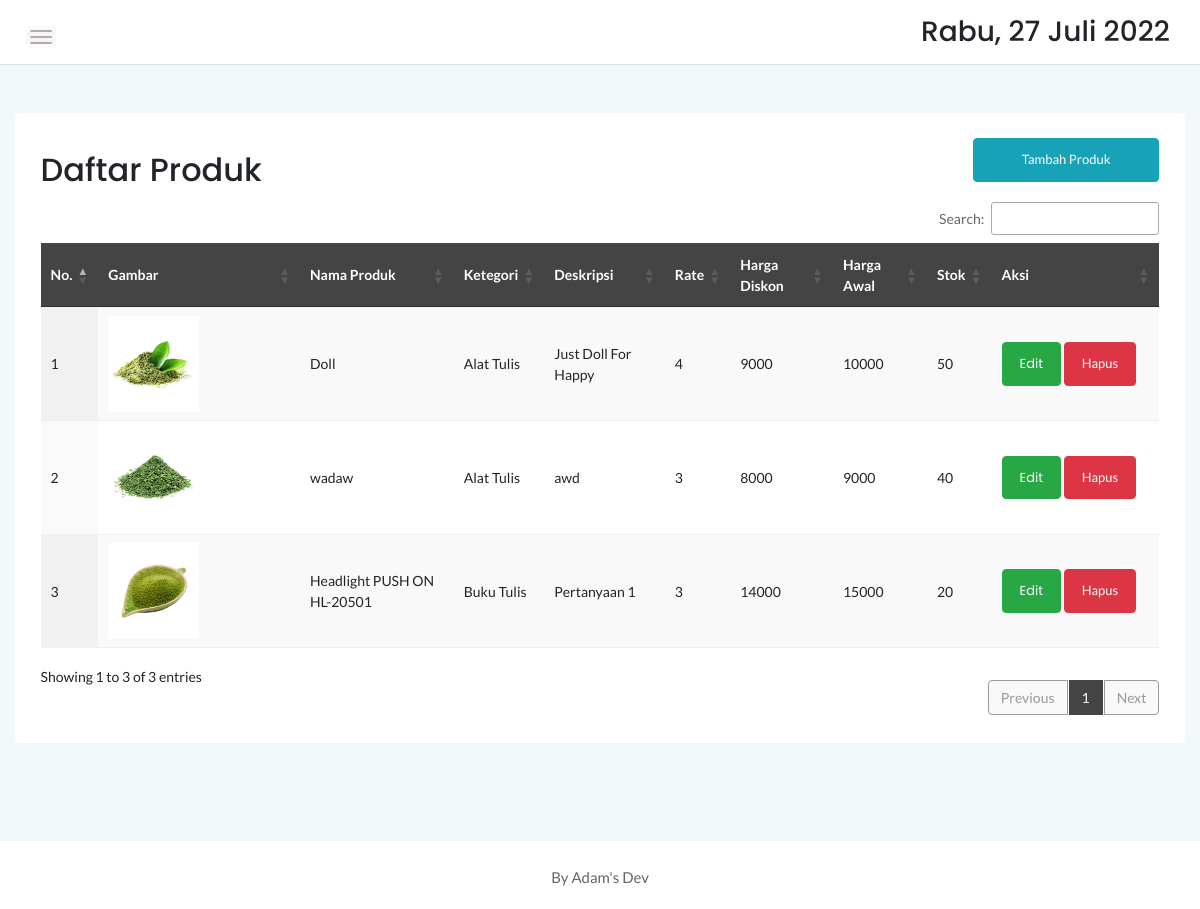
The app's page /admin/produk.php with its own data.
### tables this page shows
CREATE TABLE `produk` (
  `idproduk` int NOT NULL,
  `idkategori` int DEFAULT NULL,
  `namaproduk` varchar(100) DEFAULT NULL,
  `gambar` varchar(100) DEFAULT NULL,
  `deskripsi` varchar(200) DEFAULT NULL,
  `rate` int DEFAULT NULL,
  `hargabefore` int DEFAULT NULL,
  `hargaafter` int DEFAULT NULL,
  `stok` int DEFAULT NULL,
  `ukuran` varchar(100) DEFAULT NULL
);

CREATE TABLE `kategori` (
  `idkategori` int NOT NULL,
  `namakategori` varchar(20) DEFAULT 'NULL'
);

### admin/produk.php (the view, shortened to what this page needs)
<?php
include '../dbconnect.php';
?>
<!doctype html>
<html class="no-js" lang="en">
<head>
	<link rel="stylesheet" href="assets/css/bootstrap.min.css">
	<link rel="stylesheet" href="assets/css/font-awesome.min.css">
	<link rel="stylesheet" href="assets/css/themify-icons.css">
	<link rel="stylesheet" href="assets/css/metisMenu.css">
	<link rel="stylesheet" href="assets/css/owl.carousel.min.css">
	<link rel="stylesheet" href="assets/css/slicknav.min.css">
	<link rel="stylesheet" href="https://www.amcharts.com/lib/3/plugins/export/export.css" type="text/css" media="all" />
	<link rel="stylesheet" type="text/css" href="https://cdn.datatables.net/1.10.20/css/jquery.dataTables.min.css">
	<link rel="stylesheet" type="text/css" href="https://cdn.datatables.net/1.10.20/css/jquery.dataTables.css">
	<link rel="stylesheet" type="text/css" href="https://cdn.datatables.net/1.10.20/css/dataTables.bootstrap4.min.css">
	<link rel="stylesheet" type="text/css" href="https://cdn.datatables.net/responsive/2.2.3/css/responsive.bootstrap.min.css">
	<link rel="stylesheet" type="text/css" href="https://cdn.datatables.net/responsive/2.2.3/css/responsive.jqueryui.min.css">
	<link rel="stylesheet" type="text/css" href="https://cdn.datatables.net/buttons/1.5.2/css/buttons.dataTables.min.css">
	<link rel="stylesheet" href="assets/css/typography.css">
	<link rel="stylesheet" href="assets/css/default-css.css">
	<link rel="stylesheet" href="assets/css/styles.css">
	<link rel="stylesheet" href="assets/css/responsive.css">
</head>
<body>
	<div class="page-container">
		<div class="main-content">
			<div class="header-area">
				<div class="row align-items-center">
					<div class="col-md-6 col-sm-8 clearfix">
						<div class="nav-btn pull-left">
							<span></span>
							<span></span>
							<span></span>
						</div>
					</div>
					<div class="col-md-6 col-sm-4 clearfix">
						<ul class="notification-area pull-right">
							<li>
								<h3>
									<div class="date">
									</div>
								</h3>
							</li>
						</ul>
					</div>
				</div>
			</div>
			<?php
			if (@$_GET['p'] == 'edit') {
				$produk = mysqli_query($conn, "SELECT * FROM produk WHERE idproduk='" . $_GET['id'] . "'") or die(mysqli_error($conn)());
				$produk = mysqli_fetch_array($produk);
			?>
				<div class="main-content-inner">
					<div class="row mt-5 mb-5">
						<div class="col-12">
							<div class="card">
								<div class="card-body">
									<div class="d-sm-flex justify-content-between align-items-center">
										<h2>Kelola Produk</h2>
									</div>
									<div>
										<form action="produk.php" method="post" enctype="multipart/form-data">
											<input name="idproduk" type="hidden" class="form-control" value="<?= $produk['idproduk'] ?>">
											<div class="form-group">
												<label>Nama Produk</label>
												<input name="namaproduk" type="text" class="form-control" required value="<?= $produk['namaproduk'] ?>">
											</div>
											<div class="form-group">
												<label>Nama Kategori</label>
												<select name="idkategori" class="form-control">
													<?php
													$det = mysqli_query($conn, "SELECT * FROM kategori ORDER BY namakategori ASC") or die(mysqli_error($conn)());
													while ($d = mysqli_fetch_array($det)) {
													?>
														<option value="<?= $d['idkategori'] ?>" <?= $d['idkategori'] == $produk['idkategori'] ? 'selected' : '' ?>><?= $d['namakategori'] ?></option>
													<?php
													}
													?>
												</select>
											</div>
											<div class="form-group">
												<label>Ukuran</label>
												<select name="ukuran" class="form-control">
													<option value="besar" <?= $produk['ukuran'] == 'besar' ? 'selected' : '' ?>>Besar</option>
													<option value="kecil" <?= $produk['ukuran'] == 'kecil' ? 'selected' : '' ?>>Kecil</option>
												</select>
											</div>
											<div class="form-group">
												<label>Deskripsi</label>
												<input name="deskripsi" type="text" class="form-control" required value="<?= $produk['deskripsi'] ?>">
											</div>
											<div class="form-group">
												<label>Rating (1-5)</label>
												<input name="rate" type="number" class="form-control" min="1" max="5" required value="<?= $produk['rate'] ?>">
											</div>
											<div class="form-group">
												<label>Harga Sebelum Diskon</label>
												<input name="hargabefore" type="number" class="form-control" value="<?= $produk['hargabefore'] ?>">
											</div>
											<div class="form-group">
												<label>Harga Setelah Diskon</label>
												<input name="hargaafter" type="number" class="form-control" value="<?= $produk['hargaafter'] ?>">
											</div>
											<div class="form-group">
												<label>Stok</label>
												<input name="stok" type="number" class="form-control" value="<?= $produk['stok'] ?>">
											</div>
											<div class="form-group">
												<label>Gambar</label>
												<input name="uploadgambar" type="file" class="form-control">
											</div>
									</div>
									<div class="modal-footer">
										<a href="produk.php" class="btn btn-default">Kembali</a>
										<input name="editproduct" type="submit" class="btn btn-primary" value="Edit">
									</div>
									</form>
								</div>
							</div>
						</div>
					</div>
				</div>
		</div>
	<?php } else { ?>
		<div class="main-content-inner">
			<div class="row mt-5 mb-5">
				<div class="col-12">
					<div class="card">
						<div class="card-body">
							<div class="d-sm-flex justify-content-between align-items-center">
								<h2>Daftar Produk</h2>
								<button style="margin-bottom:20px" data-toggle="modal" data-target="#myModal" class="btn btn-info col-md-2">Tambah Produk</button>
							</div>
							<div class="data-tables datatable-dark">
								<table id="dataTable3" class="display" style="width:100%">
									<thead class="thead-dark">
										<tr>
											<th>No.</th>
											<th>Gambar</th>
											<th>Nama Produk</th>
											<th>Ketegori</th>
											<th>Deskripsi</th>
											<th>Rate</th>
											<th>Harga Diskon</th>
											<th>Harga Awal</th>
											<th>Stok</th>
											<th>Aksi</th>
										</tr>
									</thead>
									<tbody>
										<?php
										$brgs = mysqli_query($conn, "SELECT * FROM kategori a, produk p WHERE a.idkategori=p.idkategori ORDER BY idproduk ASC");
										$no = 1;
										while ($p = mysqli_fetch_array($brgs)) { ?>
											<tr>
												<td><?= $no++ ?></td>
												<td><img src="../<?= $p['gambar'] ?>" width="50%" \></td>
												<td><?= $p['namaproduk'] ?></td>
												<td><?= $p['namakategori'] ?></td>
												<td><?= $p['deskripsi'] ?></td>
												<td><?= $p['rate'] ?></td>
												<td><?= $p['hargaafter'] ?></td>
												<td><?= $p['hargabefore'] ?></td>
												<td><?= $p['stok'] ?></td>
												<td style="width: 15%;">
													<a href="produk.php?p=edit&id=<?= $p['idproduk'] ?>" class="btn btn-success">Edit</a>
													<button onclick="confirm('Apakah Anda Yakin Ingin Mendelete Daftar Produk <?= $p['namaproduk'] ?>') == true ? window.location='produk.php?p=delete&id=<?= $p['idproduk'] ?>' : false" class="btn btn-danger">Hapus</button>
												</td>
											</tr>
										<?php } ?>
									</tbody>
								</table>
							</div>
						</div>
					</div>
				</div>
			</div>
		</div>
	<?php } ?>
	</div>
	</div>
	<footer>
		<div class="footer-area">
			<p>By Adam's Dev</p>
		</div>
	</footer>
</body>
</html>

### admin/assets/css/styles.css (style rules this page uses)
.page-container { width: 100%; height: 100%; min-height: 100vh; padding-left: 280px; -webkit-transition: padding-left 0.3s ease 0s; transition: padding-left 0.3s ease 0s; }
.card { border: none; border-radius: 4px; background-color: #fff; -webkit-transition: all 0.3s ease 0s; transition: all 0.3s ease 0s; }
.card-body { padding: 25.6px; padding: 1.6rem; }
.main-content { width: 100%; background: #F3F8FB; }
.main-content-inner { padding: 0 30px 50px; }
.header-area { padding: 15px 30px; background: #fff; border-bottom: 1px solid #d8e3e7; }
.nav-btn { margin-right: 30px; margin-top: 10px; cursor: pointer; }
.nav-btn span { display: block; width: 22px; height: 2px; background: #b3aaaa; margin: 4px 0; border-radius: 15px; -webkit-transition: all 0.3s ease 0s; transition: all 0.3s ease 0s; box-shadow: 0 0 0 4px rgba(99, 96, 96, 0.03); }
.notification-area { -webkit-user-select: none; -moz-user-select: none; -ms-user-select: none; user-select: none; position: relative; z-index: 1; }
.notification-area li { display: inline-block; margin-left: 20px; cursor: pointer; -webkit-user-select: none; -moz-user-select: none; -ms-user-select: none; user-select: none; }
.footer-area { text-align: center; padding: 23px 0 19px; background: #fff; }
.footer-area p { color: #676666; margin-bottom: 0; }
.btn { padding: 11px 17px; font-size: 13px; letter-spacing: 0; }
table tr th { border-bottom: none; }
table tr th, table tr td { border-top: 1px solid rgba(120, 130, 140, 0.13) !important; }
table.dataTable.no-footer { border-bottom: 1px solid rgba(120, 130, 140, 0.13) !important; }
table.dataTable thead th, table.dataTable thead td { border-bottom-color: transparent; }
.datatable-dark thead { background: #444; color: #fff; }

### admin/assets/css/responsive.css (style rules this page uses)
@media (min-width: 1200px) and (max-width: 1364px) { .main-content-inner { padding: 0 15px 50px; } }
@media (min-width: 1200px) and (max-width: 1364px) { .page-container, .sbar_collapsed.page-container { padding-left: 0; } }

### records on screen
produk: gambar (picture), namaproduk "Doll", idkategori.namakategori "Alat Tulis", deskripsi "Just Doll For Happy", rate "4", hargaafter "9000", hargabefore "10000", stok "50"
produk: gambar (picture), namaproduk "wadaw", idkategori.namakategori "Alat Tulis", deskripsi "awd", rate "3", hargaafter "8000", hargabefore "9000", stok "40"
produk: gambar (picture), namaproduk "Headlight PUSH ON HL-20501", idkategori.namakategori "Buku Tulis", deskripsi "Pertanyaan 1", rate "3", hargaafter "14000", hargabefore "15000", stok "20"
